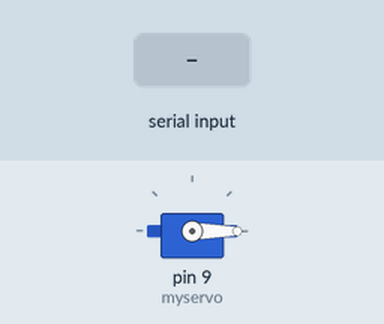
Recording of a sketch running on a simulated Arduino Uno, built with avr-gcc and run on an emulated ATmega328P. On the bench: servo. The inputs (shaded band) are chosen by the test bench.

Above: at 1.2 s.
1.3 s: "12345" received over the second serial link
At 1.7 s:
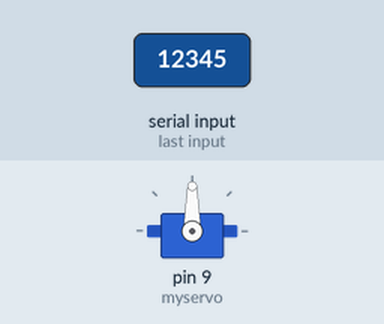
Timing chart, 0 to 4.3 s (numbered marks = the images above; inputs shaded):
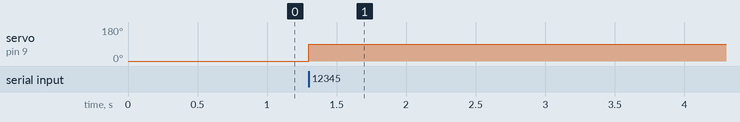

Measured:
- after the input at 1.3 s, servo on pin 9 (myservo): 0° → 90° at once

The sketch:

2_android_password_door_opening.ino
```cpp
#include<Servo.h>
#include<SoftwareSerial.h>

//conneting the bluetooth
SoftwareSerial ss(2, 3);          //Rx, Tx

Servo myservo;
char varr = 0;
String inputstring = "";

void setup() {
  myservo.attach(9);        //connect servo motor to 9th pin
  // Servo with an ange 0 degrees
  myservo.write(0);
}

void loop() {
  // getting the value from bluetooth
  while(ss.available() > 0)
  {
    varr = (char)ss.read();
    inputstring += varr;

    // opening the door if password is correct
    if(inputstring == "12345")
    {
      myservo.write(90);          //rotates servo motor to 90 degrees
    }
  }
}
```
